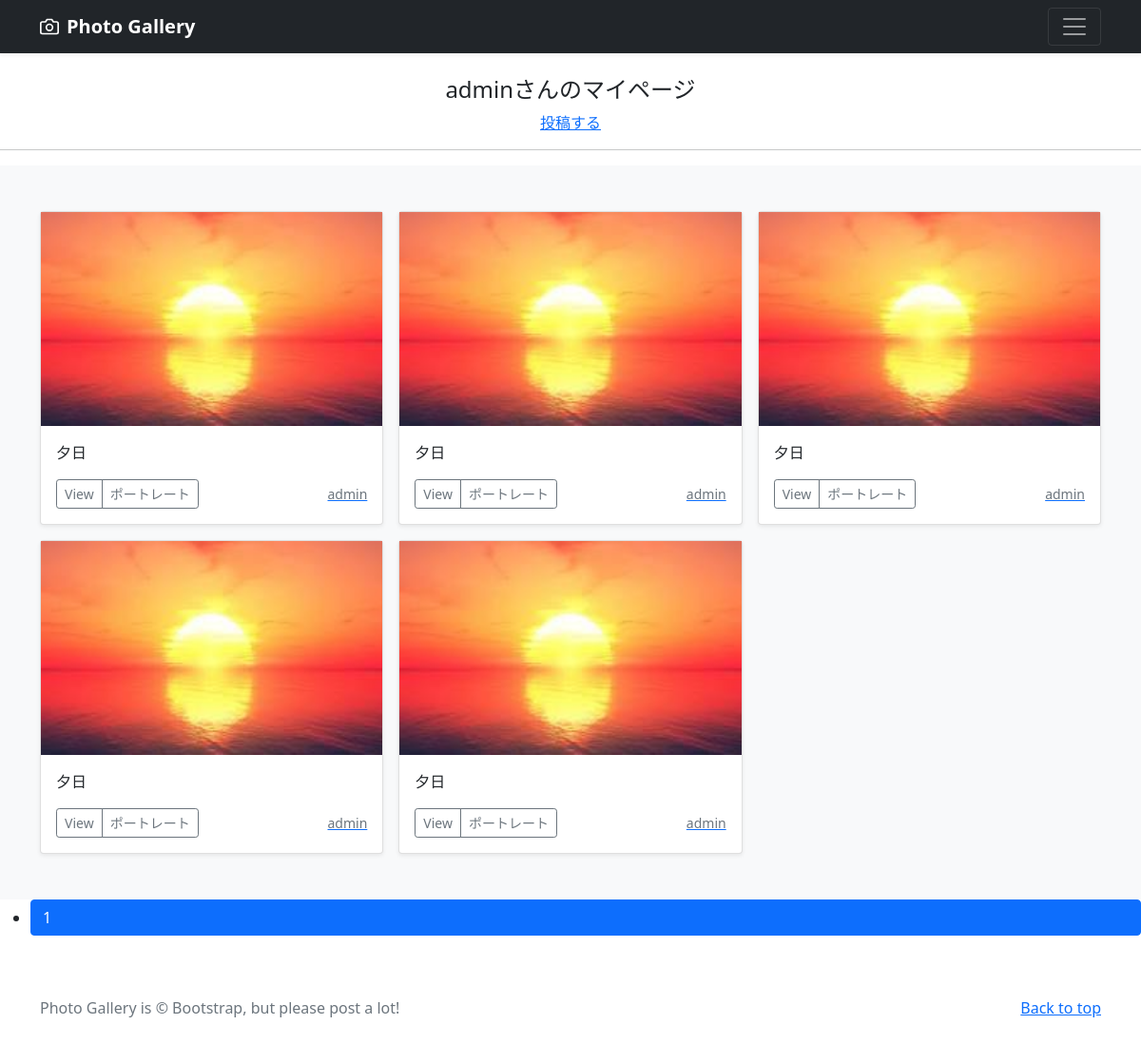
Screenshot of /mypage/ (signed in) with the database file from the repository.
### accounts/models.py (models this page shows)
class CustomUser(AbstractUser):
    pass

### photo/models.py (models this page shows, shortened)
class PhotoPost(models.Model):
    user = models.ForeignKey(
        CustomUser,
        verbose_name='ユーザー',
        on_delete=models.CASCADE
        )
    category = models.ForeignKey(
        Category,
        verbose_name='カテゴリ',
        on_delete=models.PROTECT
        )
    title = models.CharField(
        verbose_name='タイトル', # フィールドのタイトル
        max_length=200        # 最大文字数は200
        )
    comment = models.TextField(
        verbose_name='コメント',  # フィールドのタイトル
        )
    image1 = models.ImageField(
        verbose_name='イメージ1',# フィールドのタイトル
        upload_to = 'photos'   # MEDIA_ROOT以下のphotosにファイルを保存
        )
    image2 = models.ImageField(
        verbose_name='イメージ2',# フィールドのタイトル
        upload_to = 'photos',  # MEDIA_ROOT以下のphotosにファイルを保存
        blank=True,            # フィールド値の設定は必須でない
        null=True              # データベースにnullが保存されることを許容
        )
    posted_at = models.DateTimeField(
        verbose_name='投稿日時', # フィールドのタイトル
        auto_now_add=True       # 日時を自動追加
        )

class Category(models.Model):
    title = models.CharField(
        verbose_name='カテゴリ', # フィールドのタイトル
        max_length=20)

### photo/views.py (the view)
# urls.py: path('mypage/',views.MypageView.as_view(),name='mypage'),
class MypageView(ListView):
    template_name ='mypage.html'
    paginate_by = 9
    def get_queryset(self):
        queryset = PhotoPost.objects.filter(
        user=self.request.user).order_by('-posted_at')
        return queryset

### photo/templates/mypage.html (shortened to what this page needs)
{% extends 'base.html' %}
    {% block contents %}
    {% if user.is_authenticated %}
        <br>
        <div style="text-align:center">
            <h4>{{user.username}}さんのマイページ</h4>
            <a href="{% url 'photo:post' %}">投稿する</a>
        </div>
        <hr>
    {% endif %}
    {% include "photos_list.html" %}
    {% include "pagination.html" %}
    {% endblock %}

### photo/templates/base.html (shortened to what this page needs)
{% load static %}
<!doctype html>
<html lang="en">
  <head>
    <link href="https://cdn.jsdelivr.net/npm/bootstrap@5.0.2/dist/css/bootstrap.min.css"
          rel="stylesheet"
>
  </head>
  <body>
    <header>
      <div class="navbar navbar-dark bg-dark shadow-sm">
        <div class="container">
          <a href="{% url 'photo:index' %}"
             class="navbar-brand d-flex align-items-center">
            <strong>Photo Gallery</strong>
          </a>
          <button class="navbar-toggler"
                  type="button"
                  data-bs-toggle="collapse"
                  data-bs-target="#navbarHeader"
                  aria-controls="navbarHeader"
                  aria-expanded="false"
                  aria-label="Toggle navigation">
            <span class="navbar-toggler-icon"></span>
          </button>
        </div>
      </div>
    </header>
    <main>
      {% block contents %}{% endblock %}
    </main>
    <footer class="text-muted py-5">
      <div class="container">
        <p class="float-end mb-1">
          <a href="{% url 'photo:index' %}">Back to top</a>
        </p>
        <p class="mb-1">
          Photo Gallery is &copy; Bootstrap, but please post a lot!</p>
      </div>
    </footer>
  </body>
</html>

### photo/templates/photos_list.html (shortened to what this page needs)
  <div class="album py-5 bg-light">
    <div class="container">
      <div class="row row-cols-1 row-cols-sm-2 row-cols-md-3 g-3">
        {% for record in object_list %}
        <div class="col">
          <div class="card shadow-sm">
            <img src="{{ record.image1.url }}"
                 width="100%" height="225"
                 xmlns="http://www.w3.org/2000/svg"
                 role="img" aria-label="Placeholder: Thumbnail"
                 preserveAspectRatio="xMidYMid slice"
                 focusable="false">
                 <rect width="100%" height="100%" fill="#55595c"/>
            <div class="card-body">
              <p class="card-text">{{record.title}}</p>
              <div class="d-flex justify-content-between align-items-center">
                <div class="btn-group">
                  <button type="button"
                          class="btn btn-sm btn-outline-secondary"onclick="location.href='{% url 'photo:photo_detail' record.pk %}'">
                          View</button>
                  <button type="button"
                          class="btn btn-sm btn-outline-secondary"
                          onclick="location.href='{% url 'photo:photos_cat' category=record.category.id %}'">
                          {{record.category.title}}</button>
                </div>
                <a href="{% url 'photo:user_list' user=record.user.id %}">
                <small class="text-muted">{{record.user.username}}</small>
                </a>
              </div>
            </div>
          </div>
        </div>
        {% endfor %}
      </div>
    </div>
  </div>

### photo/templates/pagination.html (shortened to what this page needs)
<ul class="pagenation" style="justify-content:center">
    {% for num in page_obj.paginator.page_range %}
        {% if page_obj.number == num %}
        <li class="page-item active">
            <span class="page-link">{{ num }}</span>
        </li>
        {% else %}
        <li class="page-item">
            <a class="page-link" href="?page={{ num }}">{{ num }}</a>
        </li>
        {% endif %}
    {% endfor %}
</ul>

### rows the page displays
CustomUser: username "admin"
PhotoPost: image1 (picture), title "夕日", category "ポートレート", user.username "admin"
PhotoPost: image1 (picture), title "夕日", category "ポートレート", user.username "admin"
PhotoPost: image1 (picture), title "夕日", category "ポートレート", user.username "admin"
PhotoPost: image1 (picture), title "夕日", category "ポートレート", user.username "admin"
PhotoPost: image1 (picture), title "夕日", category "ポートレート", user.username "admin"

### other values shown
{{ num }} "1"
